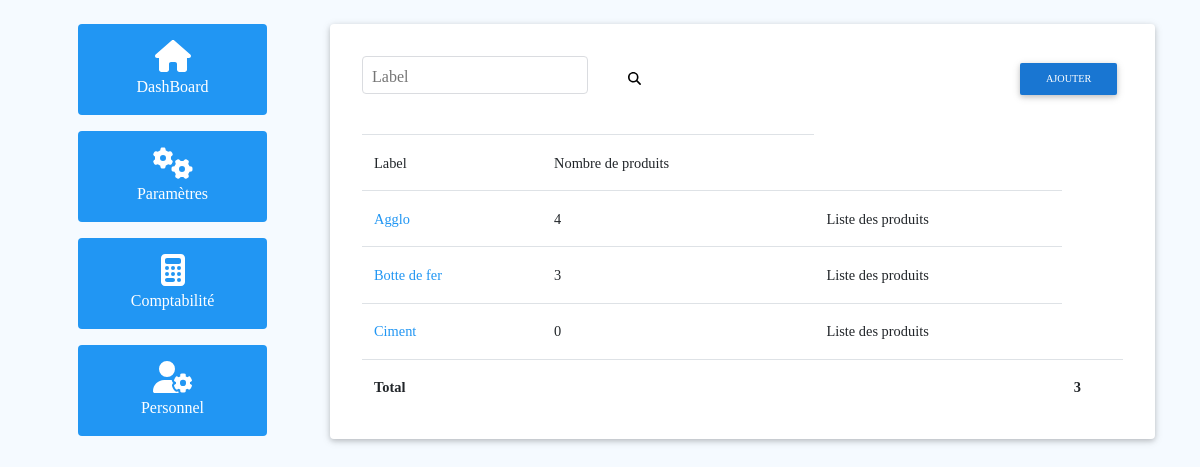
Page /categories/ on the committed database.
### caisse/models.py (models this page shows, shortened)
class Categorie(models.Model):
    label = models.CharField(max_length=100)

### caisse/views.py (the view)
# urls.py: path('categories/', CategorieListView.as_view(template_name='caisse/categorie_list.html'), name='categorie_list')
class CategorieListView(generic.ListView):
    model= Categorie

### templates/caisse/categorie_list.html
{% extends 'caisse/home.html' %}
{% block home_nav %}
{% include 'caisse/_nav.html' %}
{% endblock %}
{% block home_content %}
<div class="jumbotron py-2 rounded">
    <div class="d-flex align-items-center">
        <div class="w-75">
            <form action="" class="form-inline" method="get">
                <div class="md-form md-outline">
                    <label for="">Label</label>
                    <input type="text" name="nom" class="form-control">
                </div>
                <div>
                    <button class="btn btn-link" type="submit"> <span class="fa fa-search"></span></button>
                </div>
            </form>
        </div>
        <div class="w-25 text-right">
            <a href="{% url 'caisse:produit_create' %}" class="btn d-inline-block btn-blue btn-sm">Ajouter</a>
        </div>
    </div>
    <table class="mt-2 table">
        <tr>
            <th>Label</th>
            <th>Nombre de produits</th>
        </tr>
        {% for client in object_list %}
        <tr>
            <td><a class="blue-text" href="">{{ client.label }}</a> </td>
            <td>{{ client.produit_set.count}}</td>
            <td><a href="{% url 'caisse:produit_list' %}?categorie={{ client.pk }}">Liste des produits</a></td>
        </tr>
        {% endfor %}
        <tr>
            <td class="font-weight-bold" colspan="6">Total</td>
            <td class="font-weight-bold">{{ object_list.count }}</td>
        </tr>
    </table>
</div>
{% endblock %}

### templates/base.html (style rules this page uses)
body { background-color: #f5faff; font-family: Bahnschrift; }

### rows in the picture
Categorie: label "Agglo", produit_set.count "4"
Categorie: label "Botte de fer", produit_set.count "3"
Categorie: label "Ciment", produit_set.count "0"

### other values in the picture
{{ object_list.count }} "3"
